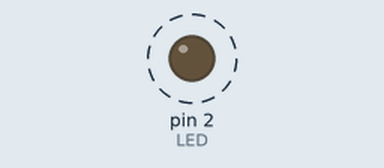
The sketch below on a simulated Arduino Uno, built with avr-gcc and run on an emulated ATmega328P. Shown: output pins drawn as LEDs (lit = HIGH). Dashed ring = blinking.

Above: at 0.7 s.
Timing chart, 0 to 3.5 s (numbered marks = the images above):
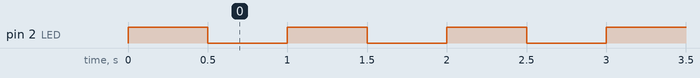

The sketch:

blink.ino
```cpp
#define LED 2

#define Row1 3
#define Row2 4
#define Row3 5

#define Col1 6
#define Col2 7
#define Col3 8
#define Col4 9


void setup() {
  pinMode(LED,OUTPUT);
  digitalWrite(LED,HIGH);
  delay(500);
  digitalWrite(LED,LOW);
}

void loop() {
  delay(500);
  digitalWrite(LED,HIGH);
  delay(500);
  digitalWrite(LED,LOW);
}
```

Measured:
- by itself, pin 2 (LED): alternates HIGH for 0.50 s and LOW for 0.50 s
